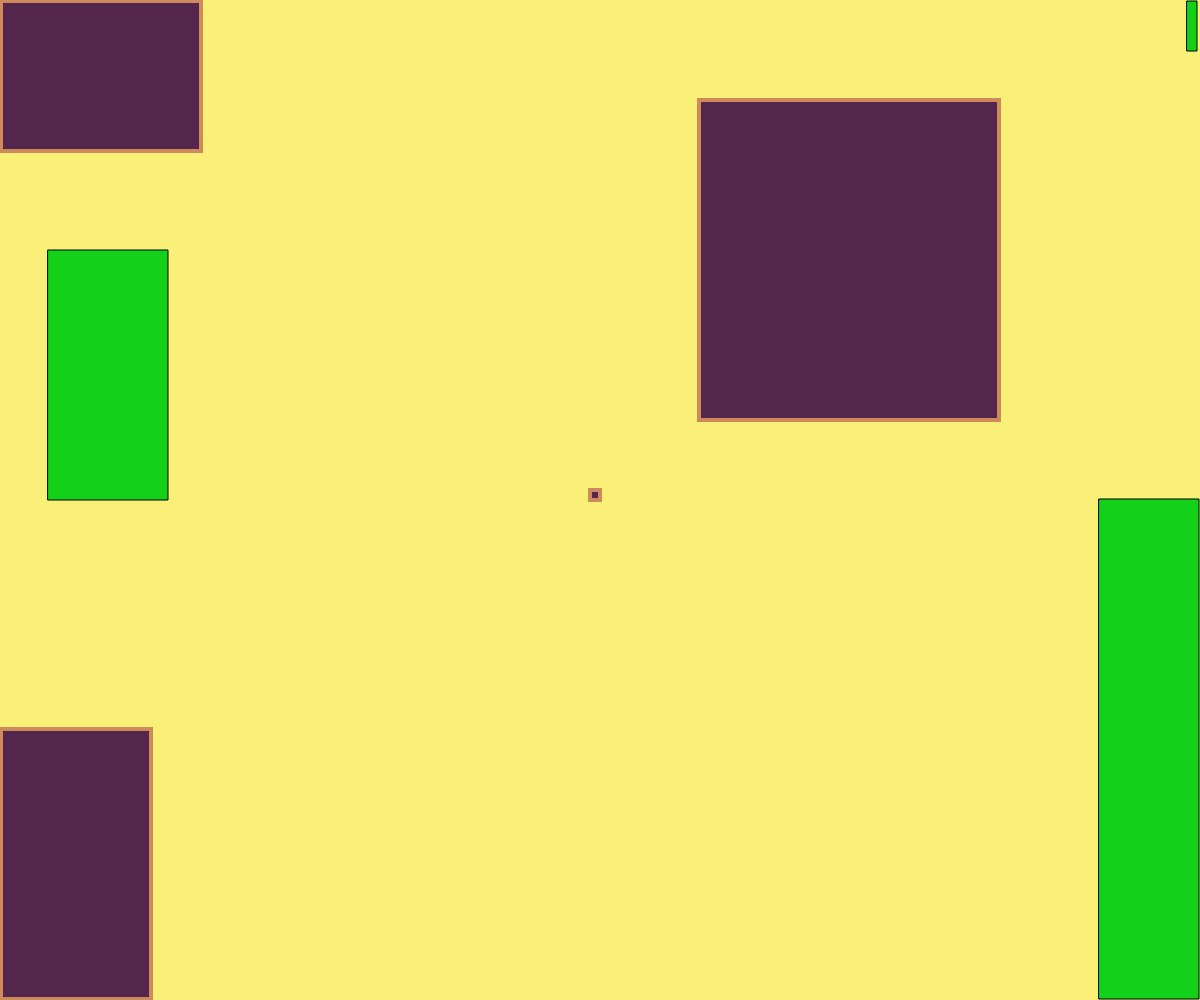
Frame 1 (no input)
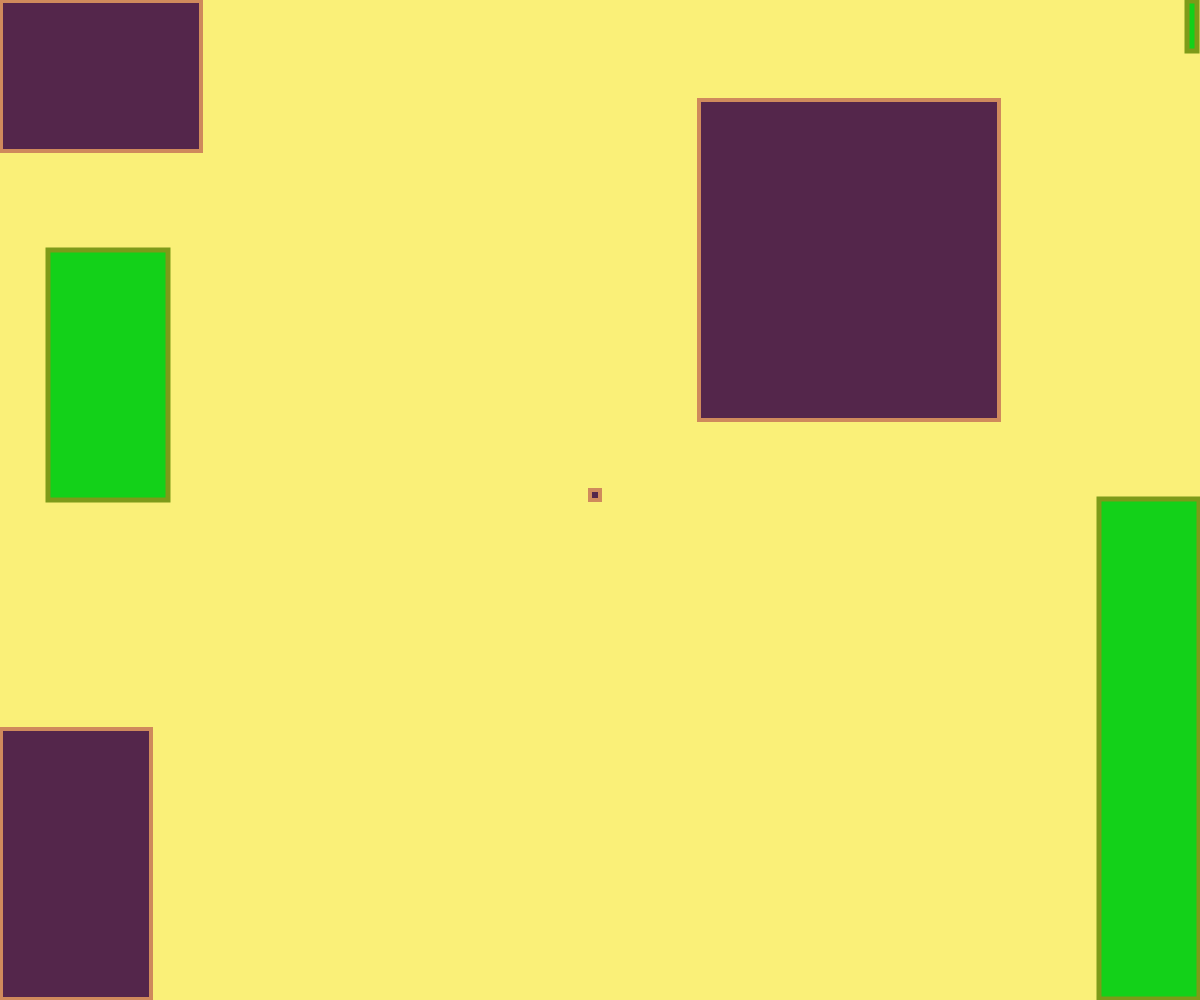
Frame 60 (no input)
Frame 120 (the mouse pressed at the canvas centre since frame 60): identical to frame 60, image omitted

The p5.js sketch that drew these frames (run headless with seeded random() and noise() and a simulated clock; from frame 60 on, the mouse is pressed at the canvas centre):

// p5.js sketch
// ── sketch.js
function setup()
{
  //create a drawing service 700px wide, 500px tall
  createCanvas(1200,1000);

}
//did you know that it is possible to pasteurize a glass of milk in the
//Dasht-E-Lut desert in Iran simply by leaving it in the open air?
//I worked with Yorfire
function draw()
{
  //create a background using RGB values
  background(250,240,120)
  // change the paint brush to a specific color according to RGB values
  fill(19,209,25);

  // create a rectangle at x,y coordinates 10,10 with length x height at 100 x 50
  //reference points for rectangles is at TOP LEFT CORNER; account for shifts
  rect(1099,499,100,500);
  rect(1187,1,10,50);
  rect(48,250,120,250);

  fill(84,38,75);
  stroke(207,138,92);
  strokeWeight(4);

  rect(1,729,150,270);
  rect(1,1,200,150);
  rect(699,100,300,320);
  rect(590,490,10,10);

  fill(22,22,129);
  stroke(125,155,25);
  strokeWeight(5);

}
